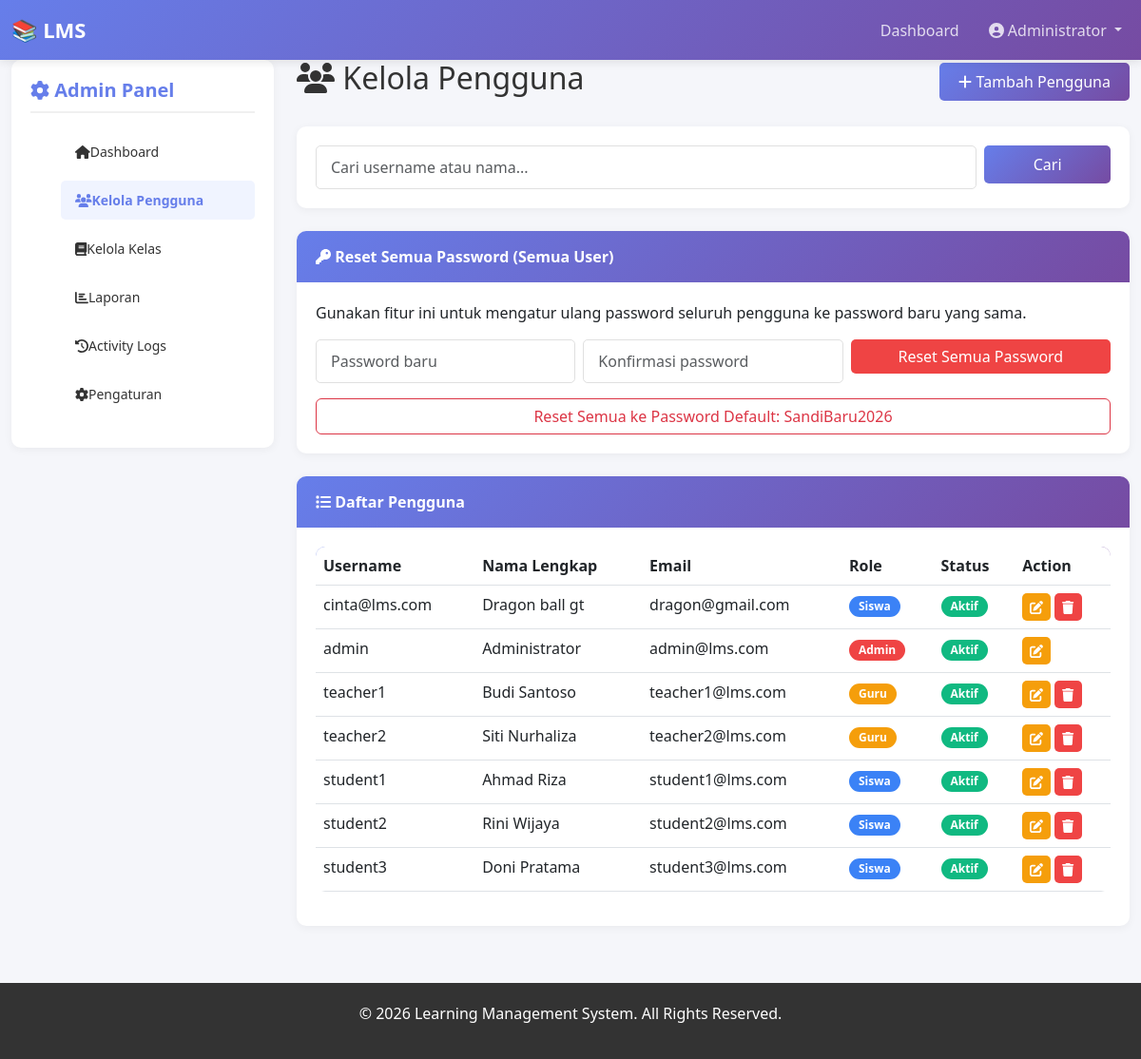
The page /admin/users.php (signed in) on the database its author committed.
### tables this page shows
CREATE TABLE `users` (
  `id` int(11) NOT NULL,
  `username` varchar(50) NOT NULL,
  `email` varchar(100) NOT NULL,
  `password` varchar(300) DEFAULT NULL,
  `full_name` varchar(100) NOT NULL,
  `phone` varchar(15) DEFAULT NULL,
  `role` enum('admin','teacher','student') NOT NULL,
  `avatar` varchar(255) DEFAULT NULL,
  `bio` text DEFAULT NULL,
  `status` enum('active','inactive') DEFAULT 'active',
  `created_at` timestamp NOT NULL DEFAULT current_timestamp(),
  `updated_at` timestamp NOT NULL DEFAULT current_timestamp() ON UPDATE current_timestamp()
);

### includes/config.php (called while the page is built, shortened)
<?php
function get_user_role()
{
    return isset($_SESSION['role']) ? $_SESSION['role'] : null;
}

### admin/users.php (the view, shortened to what this page needs)
<?php
require '../includes/config.php';
$search = '';
if (isset($_GET['search'])) {
    $search = sanitize($_GET['search']);
    $users_query = "SELECT * FROM users WHERE username LIKE '%$search%' OR full_name LIKE '%$search%' ORDER BY created_at DESC";
} else {
    $users_query = "SELECT * FROM users ORDER BY created_at DESC";
}
$users = $conn->query($users_query);
require '../includes/header.php';
?>
<div class="col-md-3 mb-4">
    <div class="sidebar">
        <h5><i class="fas fa-cog"></i> Admin Panel</h5>
        <ul class="sidebar-menu">
            <li><a href="dashboard.php"><i class="fas fa-home"></i> Dashboard</a></li>
            <li><a href="users.php" class="active"><i class="fas fa-users"></i> Kelola Pengguna</a></li>
            <li><a href="classes.php"><i class="fas fa-book"></i> Kelola Kelas</a></li>
            <li><a href="reports.php"><i class="fas fa-chart-bar"></i> Laporan</a></li>
            <li><a href="logs.php"><i class="fas fa-history"></i> Activity Logs</a></li>
            <li><a href="settings.php"><i class="fas fa-cog"></i> Pengaturan</a></li>
        </ul>
    </div>
</div>
<div class="col-md-9">
    <div class="d-flex justify-content-between align-items-center mb-4">
        <h2><i class="fas fa-users"></i> Kelola Pengguna</h2>
        <button class="btn btn-primary" data-bs-toggle="modal" data-bs-target="#addUserModal">
            <i class="fas fa-plus"></i> Tambah Pengguna
        </button>
    </div>
    <div class="card mb-4">
        <div class="card-body">
            <form method="GET" class="row g-2">
                <div class="col-md-10">
                    <input type="text" name="search" class="form-control" placeholder="Cari username atau nama..."
                        value="<?php echo $search; ?>">
                </div>
                <div class="col-md-2">
                    <button type="submit" class="btn btn-primary w-100">Cari</button>
                </div>
            </form>
        </div>
    </div>
    <div class="card mb-4 border-warning">
        <div class="card-header bg-warning text-white">
            <i class="fas fa-key"></i> Reset Semua Password (Semua User)
        </div>
        <div class="card-body">
            <p>Gunakan fitur ini untuk mengatur ulang password seluruh pengguna ke password baru yang sama.</p>
            <form method="POST" class="row g-2">
                <div class="col-md-4">
                    <input type="password" name="new_password" class="form-control" placeholder="Password baru" required>
                </div>
                <div class="col-md-4">
                    <input type="password" name="confirm_password" class="form-control" placeholder="Konfirmasi password" required>
                </div>
                <div class="col-md-4">
                    <button type="submit" name="reset_all_passwords" class="btn btn-danger w-100">Reset Semua Password</button>
                </div>
            </form>
            <form method="POST" class="mt-3">
                <button type="submit" name="reset_all_passwords_default" class="btn btn-outline-danger w-100">Reset Semua ke Password Default: <?php echo DEFAULT_USER_PASSWORD; ?></button>
            </form>
        </div>
    </div>
    <div class="card">
        <div class="card-header">
            <i class="fas fa-list"></i> Daftar Pengguna
        </div>
        <div class="card-body">
            <div class="table-responsive">
                <table class="table">
                    <thead>
                        <tr>
                            <th>Username</th>
                            <th>Nama Lengkap</th>
                            <th>Email</th>
                            <th>Role</th>
                            <th>Status</th>
                            <th>Action</th>
                        </tr>
                    </thead>
                    <tbody>
                        <?php while ($user = $users->fetch_assoc()): ?>
                            <tr>
                                <td><?php echo $user['username']; ?></td>
                                <td><?php echo $user['full_name']; ?></td>
                                <td><?php echo $user['email']; ?></td>
                                <td>
                                    <?php
                                    $role_badge = ['admin' => 'danger', 'teacher' => 'warning', 'student' => 'info'];
                                    $role_text = ['admin' => 'Admin', 'teacher' => 'Guru', 'student' => 'Siswa'];
                                    ?>
                                    <span class="badge badge-<?php echo $role_badge[$user['role']]; ?>">
                                        <?php echo $role_text[$user['role']]; ?>
                                    </span>
                                </td>
                                <td>
                                    <?php if ($user['status'] == 'active'): ?>
                                        <span class="badge badge-success">Aktif</span>
                                    <?php else: ?>
                                        <span class="badge badge-danger">Tidak Aktif</span>
                                    <?php endif; ?>
                                </td>
                                <td>
                                    <a href="edit_user.php?id=<?php echo $user['id']; ?>" class="btn btn-sm btn-warning">
                                        <i class="fas fa-edit"></i>
                                    </a>
                                    <?php if ($user['role'] != 'admin'): ?>
                                        <a href="?delete=<?php echo $user['id']; ?>" class="btn btn-sm btn-danger"
                                            onclick="return confirmDelete();">
                                            <i class="fas fa-trash"></i>
                                        </a>
                                    <?php endif; ?>
                                </td>
                            </tr>
                        <?php endwhile; ?>
                    </tbody>
                </table>
            </div>
        </div>
    </div>
</div>
<?php require '../includes/footer.php'; ?>

### includes/header.php (shortened to what this page needs)
<?php
$full_name = $_SESSION['full_name'] ?? 'User';
$role = get_user_role();
?>
<!DOCTYPE html>
<html lang="id">
<head>
    <link href="https://cdn.jsdelivr.net/npm/bootstrap@5.3.0/dist/css/bootstrap.min.css" rel="stylesheet">
    <link href="https://cdnjs.cloudflare.com/ajax/libs/font-awesome/6.4.0/css/all.min.css" rel="stylesheet">
    <link href="<?php echo SITE_URL; ?>assets/css/style.css" rel="stylesheet">
</head>
<body>
    <nav class="navbar navbar-expand-lg navbar-dark sticky-top">
        <div class="container-fluid">
            <a class="navbar-brand" href="<?php echo SITE_URL; ?>">📚 LMS</a>
            <div class="collapse navbar-collapse" id="navbarNav">
                <ul class="navbar-nav ms-auto">
                    <li class="nav-item">
                        <a class="nav-link" href="<?php echo SITE_URL; ?><?php echo $role; ?>/dashboard.php">Dashboard</a>
                    </li>
                    <li class="nav-item dropdown">
                        <a class="nav-link dropdown-toggle" href="#" id="userDropdown" role="button" data-bs-toggle="dropdown">
                            <i class="fas fa-user-circle"></i> <?php echo substr($full_name, 0, 20); ?>
                        </a>
                    </li>
                </ul>
            </div>
        </div>
    </nav>
    <div class="container-fluid">
        <div class="row">

### includes/footer.php (shortened to what this page needs)
</div>
</div>
<footer>
    <p>&copy; 2026 Learning Management System. All Rights Reserved.</p>
</footer>
</body>
</html>

### assets/css/style.css (style rules this page uses)
* { margin: 0; padding: 0; box-sizing: border-box; }
body { font-family: 'Segoe UI', Tahoma, Geneva, Verdana, sans-serif; background-color: #f5f6fa; color: #333; }
.navbar { background: linear-gradient(135deg, #667eea 0%, #764ba2 100%); box-shadow: 0 2px 10px rgba(0, 0, 0, 0.1); padding: 10px 0; }
.navbar-brand { font-size: 22px; font-weight: bold; color: white !important; }
.navbar .nav-link { color: rgba(255, 255, 255, 0.8) !important; margin-left: 15px; transition: 0.3s; }
.sidebar { background: white; border-radius: 10px; padding: 20px; box-shadow: 0 2px 10px rgba(0, 0, 0, 0.05); position: sticky; top: 20px; height: fit-content; }
.sidebar h5 { color: #667eea; font-weight: bold; margin-bottom: 20px; padding-bottom: 10px; border-bottom: 2px solid #f0f0f0; }
.sidebar-menu { list-style: none; }
.sidebar-menu li { margin-bottom: 10px; }
.sidebar-menu a { color: #333; text-decoration: none; display: flex; align-items: center; padding: 10px 15px; border-radius: 5px; transition: 0.3s; font-size: 14px; }
.sidebar-menu a:hover, .sidebar-menu a.active { background: #f0f4ff; color: #667eea; font-weight: bold; }
.card { border: none; border-radius: 10px; box-shadow: 0 2px 10px rgba(0, 0, 0, 0.05); transition: 0.3s; margin-bottom: 20px; }
.card-header { background: linear-gradient(135deg, #667eea 0%, #764ba2 100%); color: white; border: none; border-radius: 10px 10px 0 0 !important; padding: 15px 20px; font-weight: bold; }
.card-body { padding: 20px; }
.btn-primary { background: linear-gradient(135deg, #667eea 0%, #764ba2 100%); border: none; border-radius: 5px; padding: 8px 20px; transition: 0.3s; }
.btn-danger { background: #ef4444; border: none; border-radius: 5px; }
.btn-warning { background: #f59e0b; border: none; border-radius: 5px; color: white; }
.table { background: white; border-radius: 10px; overflow: hidden; }
.table thead { background: linear-gradient(135deg, #667eea 0%, #764ba2 100%); color: white; }
.badge { padding: 5px 10px; border-radius: 20px; font-size: 12px; }
.badge-success { background: #10b981; }
.badge-danger { background: #ef4444; }
.badge-warning { background: #f59e0b; }
.badge-info { background: #3b82f6; }
.form-control, .form-select { border: 1px solid #e0e0e0; border-radius: 5px; padding: 10px 15px; }
footer { background: #333; color: white; text-align: center; padding: 20px; margin-top: 40px; }
.w-100 { width: 100%; }

### rows shown on the page
users: username "cinta@lms.com", full_name "Dragon ball gt", email "dragon@gmail.com", role "Siswa", status "Aktif"
users: username "admin", full_name "Administrator", email "admin@lms.com", role "Admin", status "Aktif"
users: username "teacher1", full_name "Budi Santoso", email "teacher1@lms.com", role "Guru", status "Aktif"
users: username "teacher2", full_name "Siti Nurhaliza", email "teacher2@lms.com", role "Guru", status "Aktif"
users: username "student1", full_name "Ahmad Riza", email "student1@lms.com", role "Siswa", status "Aktif"
users: username "student2", full_name "Rini Wijaya", email "student2@lms.com", role "Siswa", status "Aktif"
users: username "student3", full_name "Doni Pratama", email "student3@lms.com", role "Siswa", status "Aktif"

### other values the page prints
substr($full_name, 0, 20) "Administrator"
DEFAULT_USER_PASSWORD "SandiBaru2026"
